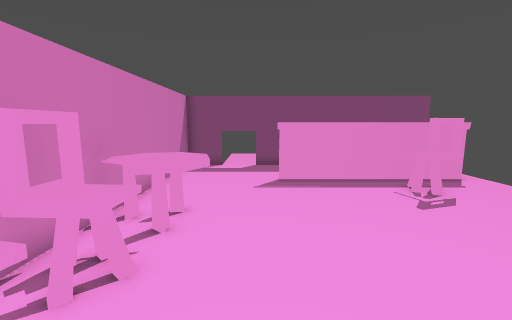
View 1 (above)

12 first-person views from a walk through a Godot game level. The camera is 1.2 m above the floor, tilts 8° down and sees 90° across. The floor is counted in squares, 0.5 m on a side. Each view is taken from the middle of a square. On the plan, view 1 faces up. The plan holds only what a view shows up to about 17 squares ahead; the rest is blank. The place goes on beyond the plan. Flat picture figures and markers are left out.

View 2
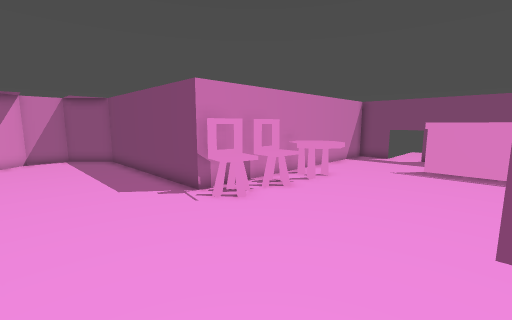

View 3
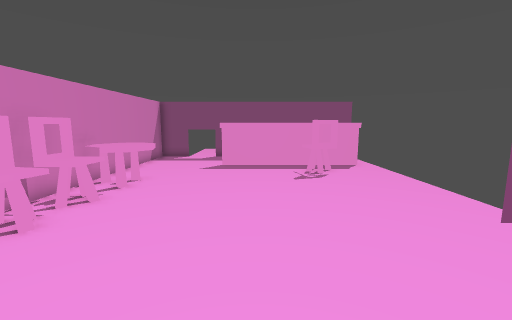

View 4
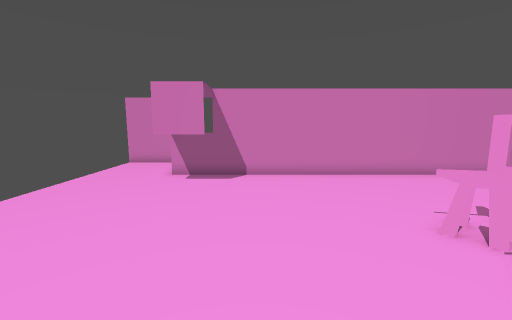

View 5
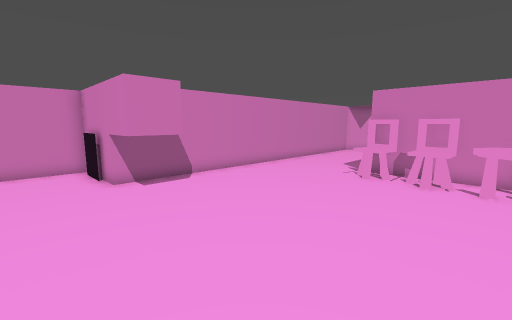

View 6
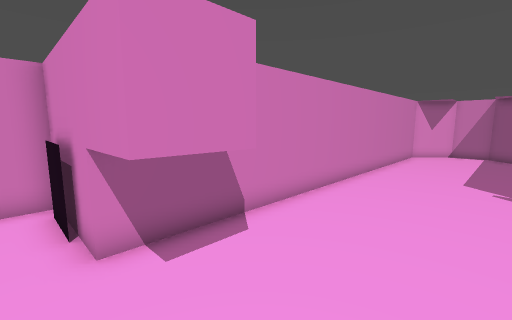

View 7
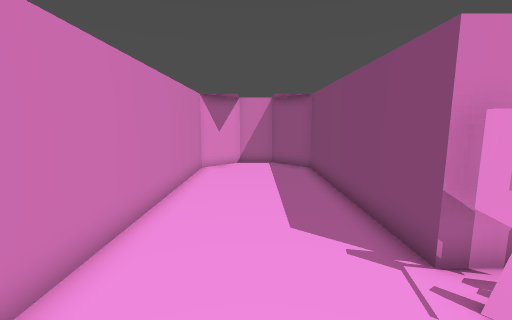

View 8
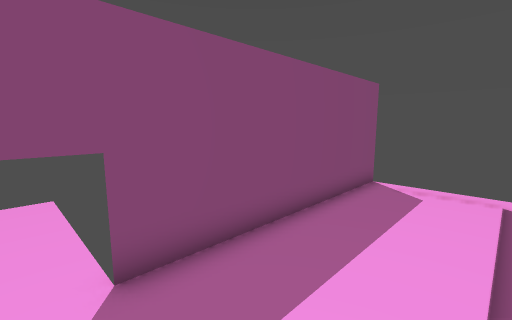

View 9
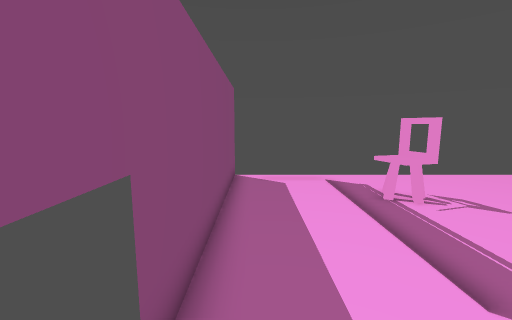

View 10
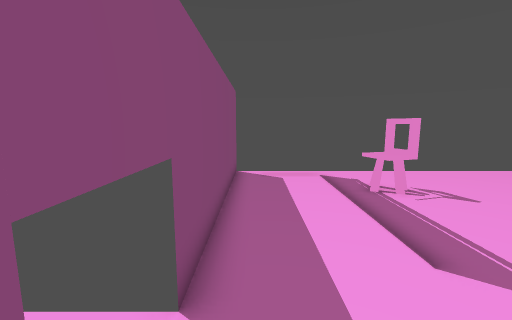

View 11
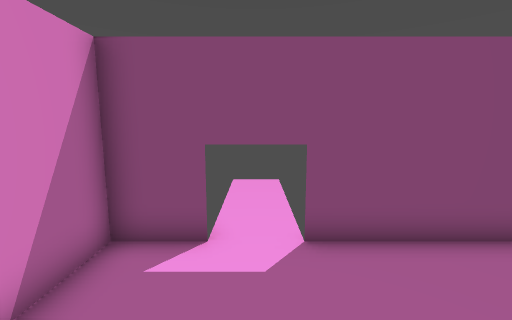

View 12
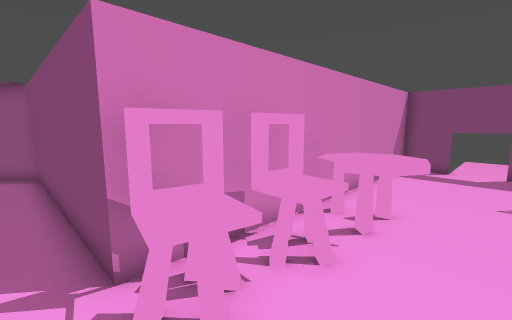

### Floor plan
Key: @ floor where view 1 was taken; # wall or solid block; x gap in a wall; . floor; = window, fence, low wall or low ledge; ^ raised ledge.
Columns run from 16 left of view 1 to 10 right of it. Each row starts with its distance up from view 1.
 15             ###############
 14             #....^^^^^^^^^
 13             #....^       ^
 12             #....^       ^
 11             #....^^^^^^^^^
 10             #.........^x..
  9             #........=^^..
  8             #.=...........
  7             #^^...........
  6             #^^^..........
  5             #^^...........
  4             #^^...........
  3             #^............
  2             #^^...........
  1  ############^=...........
  0 ##..............@.........
 -1 #.........................
 -2 #.........................
 -3 #....................##...
 -4 ##....................#...
 -5  ####################=#...
 -6                       #...
 -7                       #...
 -8                       #...
 -9                       #####

Positions as (right, up) in squares from view 1, and headings:
1: (0, 0), facing up
2: (4, -4), facing up-left
3: (3, -4), facing up
4: (2, 7), facing down
5: (9, 6), facing down-left
6: (7, 0), facing down-left
7: (0, -2), facing left
8: (-1, 11), facing up-right
9: (-2, 14), facing right
10: (-3, 14), facing right
11: (-1, 10), facing up
12: (0, 0), facing up-left
